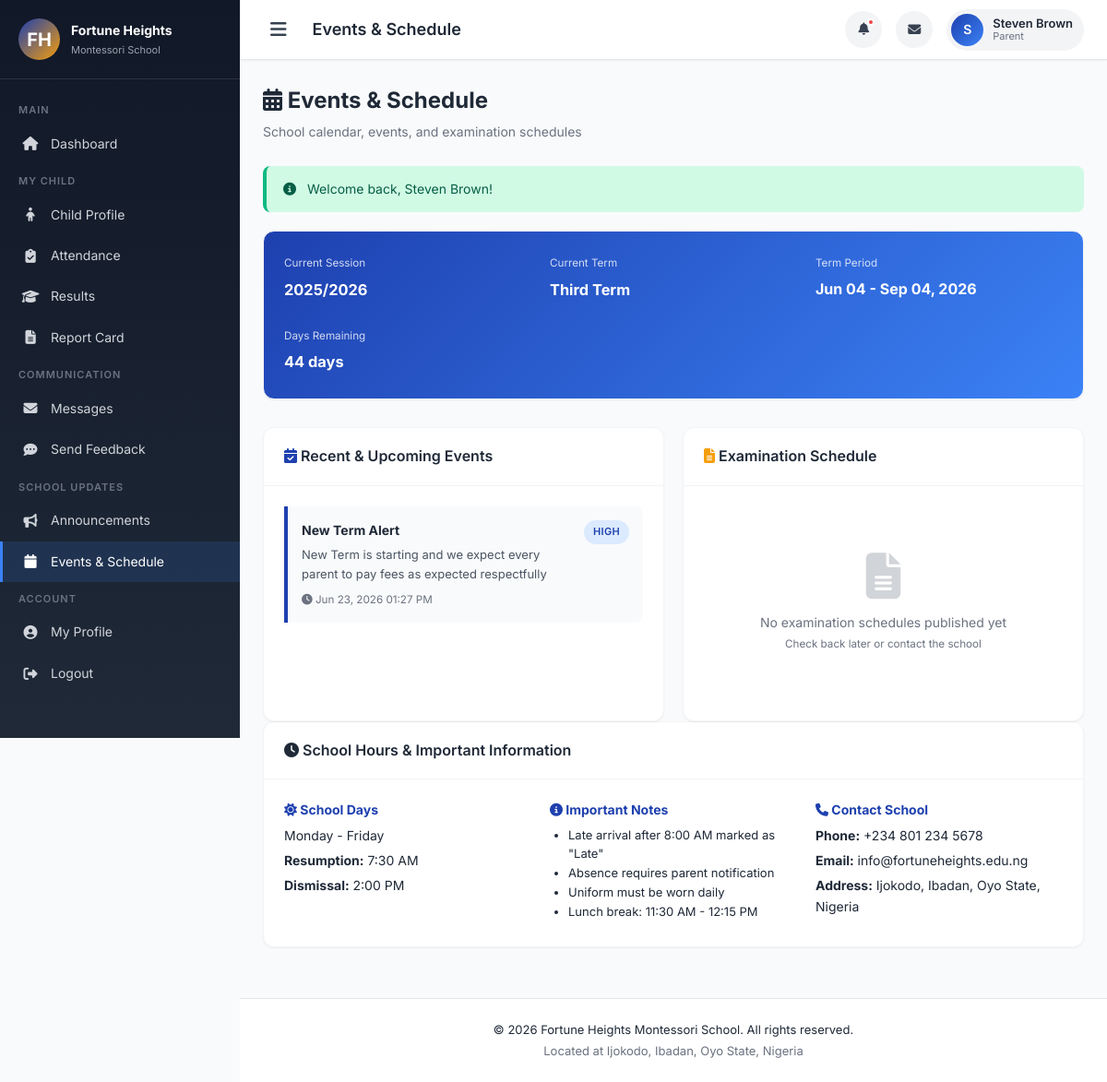
The page /public/index.php?page=events (signed in) on the database its author committed.
### tables this page shows
CREATE TABLE `academic_sessions` (
  `id` int(11) NOT NULL,
  `session_name` varchar(50) NOT NULL,
  `start_date` date NOT NULL,
  `end_date` date NOT NULL,
  `is_current` tinyint(1) DEFAULT 0,
  `created_at` timestamp NOT NULL DEFAULT current_timestamp()
);

CREATE TABLE `academic_terms` (
  `id` int(11) NOT NULL,
  `session_id` int(11) NOT NULL,
  `term_name` varchar(50) NOT NULL,
  `start_date` date NOT NULL,
  `end_date` date NOT NULL,
  `is_current` tinyint(1) DEFAULT 0,
  `created_at` timestamp NOT NULL DEFAULT current_timestamp()
);

CREATE TABLE `announcements` (
  `id` int(11) NOT NULL,
  `title` varchar(255) NOT NULL,
  `content` text NOT NULL,
  `target_audience` enum('all','parents','teachers') DEFAULT 'all',
  `priority` enum('low','medium','high','urgent') DEFAULT 'medium',
  `status` enum('draft','published','scheduled') DEFAULT 'draft',
  `scheduled_at` datetime DEFAULT NULL,
  `published_at` datetime DEFAULT NULL,
  `created_by` int(11) NOT NULL,
  `created_at` timestamp NOT NULL DEFAULT current_timestamp()
);

### app/views/parent/events.php (the view, shortened to what this page needs)
<?php
require_once APP_PATH . '/views/layouts/header.php';
$db = db();
$term = getCurrentTerm();
$upcomingEvents = $db->query("SELECT * FROM announcements
    WHERE status = 'published'
    AND (target_audience IN ('all','parents'))
    AND (scheduled_at IS NOT NULL OR published_at >= DATE_SUB(NOW(), INTERVAL 30 DAY))
    ORDER BY COALESCE(scheduled_at, published_at) DESC LIMIT 20")->fetchAll();
$examSchedules = $db->query("SELECT * FROM announcements
    WHERE status = 'published'
    AND target_audience IN ('all','parents')
    AND (LOWER(title) LIKE '%exam%' OR LOWER(title) LIKE '%test%' OR LOWER(title) LIKE '%assessment%' OR LOWER(content) LIKE '%exam%')
    ORDER BY published_at DESC LIMIT 10")->fetchAll();
$session = getCurrentSession();
?>
<div class="dashboard-wrapper">
    <?php include APP_PATH . '/views/layouts/sidebar.php'; ?>
    <div class="main-content">
        <?php include APP_PATH . '/views/layouts/topbar.php'; ?>
        <div class="content-area">
            <div class="page-header">
                <div>
                    <h2><i class="fas fa-calendar-alt"></i> Events & Schedule</h2>
                    <p>School calendar, events, and examination schedules</p>
                </div>
            </div>
            <div class="card mb-4" style="background:linear-gradient(135deg,#1e40af,#3b82f6);color:white;">
                <div class="card-body">
                    <div style="display:grid;grid-template-columns:repeat(auto-fit,minmax(200px,1fr));gap:20px;">
                        <div>
                            <small style="opacity:0.8;">Current Session</small>
                            <h3 style="margin:5px 0;"><?= e($session['session_name'] ?? 'N/A') ?></h3>
                        </div>
                        <div>
                            <small style="opacity:0.8;">Current Term</small>
                            <h3 style="margin:5px 0;"><?= e($term['term_name'] ?? 'N/A') ?></h3>
                        </div>
                        <div>
                            <small style="opacity:0.8;">Term Period</small>
                            <h3 style="margin:5px 0;font-size:16px;">
                                <?= $term ? formatDate($term['start_date'], 'M d') . ' - ' . formatDate($term['end_date'], 'M d, Y') : 'N/A' ?>
                            </h3>
                        </div>
                        <div>
                            <small style="opacity:0.8;">Days Remaining</small>
                            <h3 style="margin:5px 0;">
                                <?php
                                if ($term) {
                                    $end = strtotime($term['end_date']);
                                    $now = time();
                                    $days = max(0, ceil(($end - $now) / 86400));
                                    echo $days . ' days';
                                } else echo 'N/A';
                                ?>
                            </h3>
                        </div>
                    </div>
                </div>
            </div>
            <div class="grid-2">
                <div class="card">
                    <div class="card-header">
                        <h3><i class="fas fa-calendar-check text-primary"></i> Recent & Upcoming Events</h3>
                    </div>
                    <div class="card-body">
                        <?php if (empty($upcomingEvents)): ?>
                            <div class="empty-state">
                                <i class="fas fa-calendar"></i>
                                <p>No events scheduled</p>
                            </div>
                        <?php else: ?>
                            <?php foreach ($upcomingEvents as $event): ?>
                                <div style="padding:15px;border-left:4px solid var(--primary);background:var(--gray-50);border-radius:0 var(--radius) var(--radius) 0;margin-bottom:12px;">
                                    <div style="display:flex;justify-content:space-between;align-items:flex-start;">
                                        <div style="flex:1;">
                                            <h4 style="margin:0 0 5px;color:var(--gray-800);"><?= e($event['title']) ?></h4>
                                            <p style="margin:0;font-size:13px;color:var(--gray-600);">
                                                <?= e(substr($event['content'], 0, 120)) ?><?= strlen($event['content']) > 120 ? '...' : '' ?>
                                            </p>
                                        </div>
                                        <span class="badge badge-<?= $event['priority'] === 'urgent' ? 'danger' : 'info' ?>" style="margin-left:10px;">
                                            <?= e(ucfirst($event['priority'])) ?>
                                        </span>
                                    </div>
                                    <small class="text-muted" style="display:block;margin-top:8px;">
                                        <i class="fas fa-clock"></i> <?= formatDateTime($event['published_at']) ?>
                                    </small>
                                </div>
                            <?php endforeach; ?>
                        <?php endif; ?>
                    </div>
                </div>
                <div class="card">
                    <div class="card-header">
                        <h3><i class="fas fa-file-alt text-warning"></i> Examination Schedule</h3>
                    </div>
                    <div class="card-body">
                        <?php if (empty($examSchedules)): ?>
                            <div class="empty-state">
                                <i class="fas fa-file-alt"></i>
                                <p>No examination schedules published yet</p>
                                <small class="text-muted">Check back later or contact the school</small>
                            </div>
                        <?php endif; ?>
                    </div>
                </div>
            </div>
            <div class="card mt-4">
                <div class="card-header">
                    <h3><i class="fas fa-clock text-info"></i> School Hours & Important Information</h3>
                </div>
                <div class="card-body">
                    <div style="display:grid;grid-template-columns:repeat(auto-fit,minmax(250px,1fr));gap:20px;">
                        <div>
                            <h4 style="color:var(--primary);"><i class="fas fa-sun"></i> School Days</h4>
                            <p style="margin:5px 0;">Monday - Friday</p>
                            <p style="margin:5px 0;"><strong>Resumption:</strong> 7:30 AM</p>
                            <p style="margin:5px 0;"><strong>Dismissal:</strong> 2:00 PM</p>
                        </div>
                        <div>
                            <h4 style="color:var(--primary);"><i class="fas fa-info-circle"></i> Important Notes</h4>
                            <ul style="margin:5px 0;padding-left:20px;font-size:13px;">
                                <li>Late arrival after 8:00 AM marked as "Late"</li>
                                <li>Absence requires parent notification</li>
                                <li>Uniform must be worn daily</li>
                                <li>Lunch break: 11:30 AM - 12:15 PM</li>
                            </ul>
                        </div>
                        <div>
                            <h4 style="color:var(--primary);"><i class="fas fa-phone"></i> Contact School</h4>
                            <p style="margin:5px 0;"><strong>Phone:</strong> <?= e(SCHOOL_PHONE) ?></p>
                            <p style="margin:5px 0;"><strong>Email:</strong> <?= e(SCHOOL_EMAIL) ?></p>
                            <p style="margin:5px 0;"><strong>Address:</strong> <?= e(SCHOOL_ADDRESS) ?></p>
                        </div>
                    </div>
                </div>
            </div>
        </div>
        <?php include APP_PATH . '/views/layouts/footer.php'; ?>

### public/assets/css/style.css (style rules this page uses)
:root { --primary: #1e40af; --primary-dark: #1e3a8a; --primary-light: #3b82f6; --secondary: #f59e0b; --secondary-dark: #d97706; --success: #10b981; --danger: #ef4444; --warning: #f59e0b; --info: #06b6d4; --dark: #1f2937; --gray-900: #111827; --gray-800: #1f2937; --gray-700: #374151; --gray-600: #4b5563; --gray-500: #6b7280; --gray-400: #9ca3af; --gray-300: #d1d5db; --gray-200: #e5e7eb; --gray-100: #f3f4f6; --gray-50: #f9fafb; --white: #ffffff; --sidebar-width: 260px; --topbar-height: 65px; --shadow-sm: 0 1px 2px rgba(0,0,0,0.05); --shadow: 0 4px 6px -1px rgba(0,0,0,0.1), 0 2px 4px -1px rgba(0,0,0,0.06); --shadow-lg: 0 10px 15px -3px rgba(0,0,0,0.1), 0 4px 6px -2px rgba(0,0,0,0.05); --radius-sm: 0.25rem; --radius: 0.5rem; --radius-lg: 0.75rem; --radius-xl: 1rem; --transition: all 0.3s ease; }
* { margin: 0; padding: 0; box-sizing: border-box; }
body { font-family: 'Inter', -apple-system, BlinkMacSystemFont, 'Segoe UI', Roboto, sans-serif; font-size: 14px; line-height: 1.6; color: var(--gray-800); background: var(--gray-50); overflow-x: hidden; }
.dashboard-wrapper { display: flex; min-height: 100vh; }
.main-content { flex: 1; margin-left: var(--sidebar-width); transition: var(--transition); min-width: 0; }
.content-area { padding: 25px; }
.page-header { display: flex; justify-content: space-between; align-items: center; margin-bottom: 25px; flex-wrap: wrap; gap: 15px; }
.page-header h2 { font-size: 24px; font-weight: 700; color: var(--gray-800); }
.page-header p { color: var(--gray-500); font-size: 14px; margin-top: 4px; }
.card { background: var(--white); border-radius: var(--radius-lg); box-shadow: var(--shadow-sm); overflow: hidden; transition: var(--transition); border: 1px solid var(--gray-100); }
.card-header { padding: 18px 22px; border-bottom: 1px solid var(--gray-100); display: flex; justify-content: space-between; align-items: center; }
.card-header h3 { font-size: 16px; font-weight: 600; color: var(--gray-800); }
.card-body { padding: 22px; }
.badge { display: inline-block; padding: 4px 10px; border-radius: 20px; font-size: 11px; font-weight: 600; text-transform: uppercase; letter-spacing: 0.3px; }
.badge-info { background: #dbeafe; color: #1e40af; }
.text-primary { color: var(--primary); }
.text-warning { color: var(--warning); }
.text-muted { color: var(--gray-500); }
.mb-4 { margin-bottom: 30px; }
.grid-2 { display: grid; grid-template-columns: repeat(2, 1fr); gap: 20px; }
.empty-state { text-align: center; padding: 50px 20px; color: var(--gray-500); }
.empty-state i { font-size: 50px; margin-bottom: 15px; opacity: 0.3; }

### rows shown on the page
academic_sessions: session_name "2025/2026"
academic_terms: term_name "Third Term", start_date "Jun 04", end_date "Sep 04, 2026", end_date "44"
announcements: title "New Term Alert", content "New Term is starting and we expect every parent to pay fees as expected respectfully", priority "HIGH", published_at "Jun 23, 2026 01:27 PM"

### other values the page prints
$pageTitle "Events & Schedule"
substr(Auth::name(), 0, 1) "S"
Auth::name() "Steven Brown"
Auth::role() "Parent"
$message "Welcome back, Steven Brown!"
SCHOOL_PHONE "+234 801 234 5678"
SCHOOL_EMAIL "info@fortuneheights.edu.ng"
SCHOOL_ADDRESS "Ijokodo, Ibadan, Oyo State, Nigeria"
SCHOOL_NAME "Fortune Heights Montessori School"
